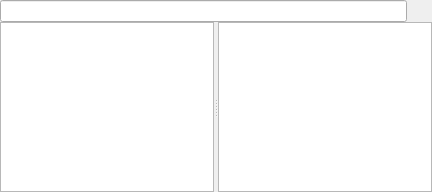
<?xml version="1.0" encoding="UTF-8"?>
<ui version="4.0">
 <class>DrugsWidget::Internal::DrugSelector</class>
 <widget class="QWidget" name="DrugsWidget::Internal::DrugSelector">
  <property name="geometry">
   <rect>
    <x>0</x>
    <y>0</y>
    <width>432</width>
    <height>192</height>
   </rect>
  </property>
  <property name="windowTitle">
   <string>Form</string>
  </property>
  <layout class="QGridLayout" name="gridLayout">
   <property name="margin">
    <number>0</number>
   </property>
   <property name="spacing">
    <number>0</number>
   </property>
   <item row="2" column="0" colspan="2">
    <widget class="QSplitter" name="splitter">
     <property name="orientation">
      <enum>Qt::Horizontal</enum>
     </property>
     <widget class="QTableView" name="InnView">
      <property name="editTriggers">
       <set>QAbstractItemView::NoEditTriggers</set>
      </property>
      <property name="alternatingRowColors">
       <bool>true</bool>
      </property>
      <property name="selectionMode">
       <enum>QAbstractItemView::SingleSelection</enum>
      </property>
      <property name="selectionBehavior">
       <enum>QAbstractItemView::SelectRows</enum>
      </property>
      <property name="verticalScrollMode">
       <enum>QAbstractItemView::ScrollPerPixel</enum>
      </property>
      <property name="horizontalScrollMode">
       <enum>QAbstractItemView::ScrollPerPixel</enum>
      </property>
      <attribute name="horizontalHeaderVisible">
       <bool>false</bool>
      </attribute>
      <attribute name="horizontalHeaderHighlightSections">
       <bool>false</bool>
      </attribute>
      <attribute name="verticalHeaderVisible">
       <bool>false</bool>
      </attribute>
      <attribute name="verticalHeaderHighlightSections">
       <bool>false</bool>
      </attribute>
     </widget>
     <widget class="QTableView" name="drugsView">
      <property name="editTriggers">
       <set>QAbstractItemView::NoEditTriggers</set>
      </property>
      <property name="alternatingRowColors">
       <bool>true</bool>
      </property>
      <property name="selectionMode">
       <enum>QAbstractItemView::SingleSelection</enum>
      </property>
      <property name="selectionBehavior">
       <enum>QAbstractItemView::SelectRows</enum>
      </property>
      <property name="verticalScrollMode">
       <enum>QAbstractItemView::ScrollPerPixel</enum>
      </property>
      <property name="horizontalScrollMode">
       <enum>QAbstractItemView::ScrollPerPixel</enum>
      </property>
      <attribute name="horizontalHeaderVisible">
       <bool>true</bool>
      </attribute>
      <attribute name="horizontalHeaderStretchLastSection">
       <bool>true</bool>
      </attribute>
      <attribute name="verticalHeaderVisible">
       <bool>false</bool>
      </attribute>
     </widget>
    </widget>
   </item>
   <item row="1" column="0">
    <layout class="QHBoxLayout" name="horizontalLayout_2">
     <property name="spacing">
      <number>5</number>
     </property>
     <item>
      <widget class="Utils::QButtonLineEdit" name="searchLine"/>
     </item>
     <item>
      <widget class="QPushButton" name="textButton">
       <property name="minimumSize">
        <size>
         <width>20</width>
         <height>20</height>
        </size>
       </property>
       <property name="maximumSize">
        <size>
         <width>20</width>
         <height>20</height>
        </size>
       </property>
       <property name="text">
        <string/>
       </property>
       <property name="flat">
        <bool>true</bool>
       </property>
      </widget>
     </item>
    </layout>
   </item>
  </layout>
 </widget>
 <customwidgets>
  <customwidget>
   <class>Utils::QButtonLineEdit</class>
   <extends>QLineEdit</extends>
   <header location="global">utils/widgets/QButtonLineEdit.h</header>
  </customwidget>
 </customwidgets>
 <resources/>
 <connections/>
</ui>
